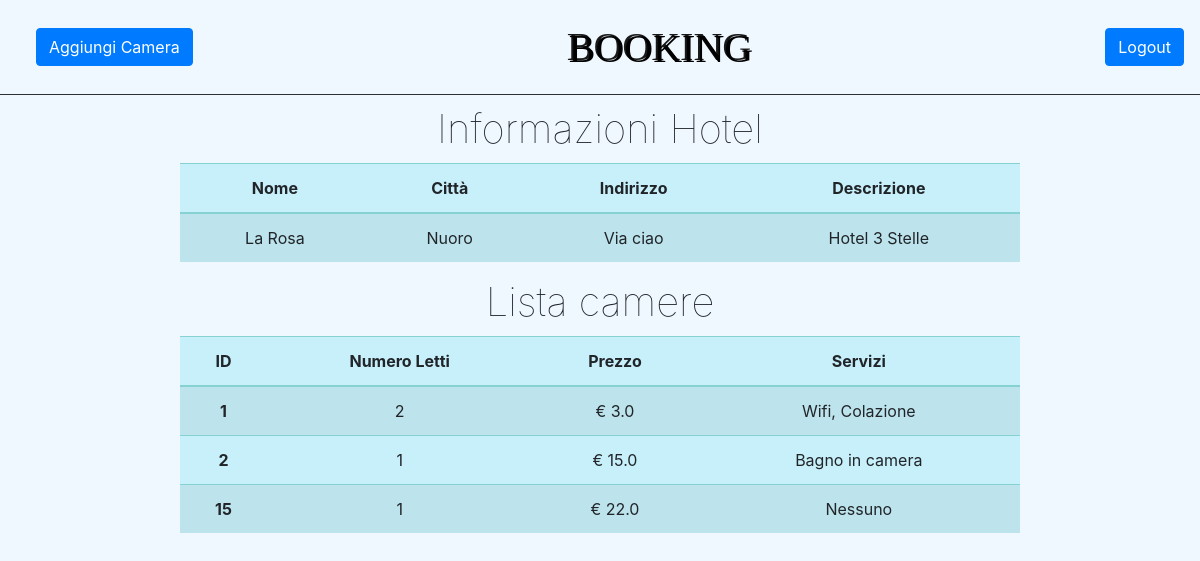
/gestioneHotel/ (signed in), run on the app's committed database.
### ProgettoISW/models.py (models this page shows)
class Hotel(models.Model):
    albergatore = models.ForeignKey(Albergatore, on_delete=models.CASCADE)
    nome = models.CharField(max_length=100)
    descrizione = models.TextField()
    citta = models.CharField(max_length=100)
    indirizzo = models.CharField(max_length=100)

class Camera(models.Model):
    hotel = models.ForeignKey(Hotel, on_delete=models.CASCADE)
    numero = models.IntegerField()
    nLetti = models.IntegerField()
    prezzo = models.FloatField()
    servizi = models.TextField()

### ProgettoISW/views.py (the view)
# urls.py: path('gestioneHotel/', views.gestioneHotel),
def gestioneHotel(request):
    if 'nomeAlbergatore' not in request.session:
        return redirect('/home/')
    hotel = None
    idHotel = request.GET.get('id', None)
    if idHotel is not None:
        hotel = Hotel.objects.get(pk=idHotel)
    else:
        if request.session['idHotel']:
            idHotel = request.session['idHotel']
            hotel = Hotel.objects.get(pk=idHotel)
    if hotel is not None:
        request.session['idHotel'] = idHotel
        elencoCamere = []
        for c in Camera.objects.all():
            if c.hotel == hotel:
                elencoCamere.append(c)
        return render(request, 'gestioneHotel.html', {'hotel': hotel, 'camere': elencoCamere})
    else:
        return redirect('/home/')

### templates/gestioneHotel.html (shortened to what this page needs)
{% extends "base.html" %}
{% block tasto-sinistro %}
    <button id="aggiungi-camera" class="btn btn-primary" type="button">
            <a href="/aggiungiCamera/?id={{ hotel.id }}">Aggiungi Camera</a>
    </button>
{% endblock %}
{% block content %}
    <main>
        <div class="wrapper">
            <h1 class="maintitle">Informazioni Hotel</h1>
            <table class="table table-striped table-hover back">
            <thead>
                <tr>
                    <th scope="col">Nome</th>
                    <th scope="col">Città</th>
                    <th scope="col">Indirizzo</th>
                    <th scope="col">Descrizione</th>
                </tr>
            </thead>
            <tbody>
                <tr>
                    <td> {{ hotel.nome }}</td>
                    <td> {{ hotel.citta }}</td>
                    <td>{{ hotel.indirizzo }}</td>
                    <td>{{ hotel.descrizione }}</td>
                </tr>
            </tbody>
        </table>
            <h1 class="maintitle">Lista camere</h1>
            <table class="table table-striped table-hover back">
                <thead>
                    <tr>
                          <th scope="col">ID</th>
                          <th scope="col">Numero Letti</th>
                          <th scope="col">Prezzo</th>
                          <th scope="col">Servizi</th>
                    </tr>
                </thead>
                <tbody>
                    {% for c in camere %}
                    <tr>
                        <th scope="row">{{ c.numero }}</th>
                        <td>{{ c.nLetti }}</td>
                        <td>€ {{ c.prezzo }}</td>
                        <td>{{ c.servizi }}</td>
                    </tr>
                    {% endfor %}
                </tbody>
            </table>
        </div>
    </main>
{% endblock %}

### static/css/style.css (style rules this page uses)
* { box-sizing: border-box; }
div { text-align: center; }
h1 { text-align: center; }
#aggiungi-camera { margin: 20px; }
body { background-color: aliceblue; }
button a { color: white; }
.maintitle { margin: 10px 0; font-weight: lighter; text-align: center; }
.back, .back > th, .back > td { background-color: #c7f0fa; }
.back th, .back td, .back thead th, .back tbody + tbody { border-color: #86d1d1; }
.wrapper { width: 70%; margin: auto; }

### data on the page
Hotel: nome "La Rosa", citta "Nuoro", indirizzo "Via ciao", descrizione "Hotel 3 Stelle"
Camera: numero "1", nLetti "2", prezzo "3.0", servizi "Wifi, Colazione"
Camera: numero "2", nLetti "1", prezzo "15.0", servizi "Bagno in camera"
Camera: numero "15", nLetti "1", prezzo "22.0", servizi "Nessuno"
